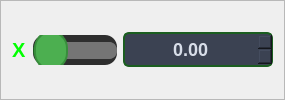
                    <widget class="QFrame" name="frame_X">
                     <property name="frameShape">
                      <enum>QFrame::StyledPanel</enum>
                     </property>
                     <property name="frameShadow">
                      <enum>QFrame::Raised</enum>
                     </property>
                     <layout class="QHBoxLayout" name="horizontalLayout_3">
                      <item>
                       <widget class="QLabel" name="label">
                        <property name="font">
                         <font>
                          <pointsize>15</pointsize>
                          <weight>75</weight>
                          <bold>true</bold>
                         </font>
                        </property>
                        <property name="styleSheet">
                         <string notr="true">QLabel#label {
    color: #00FF00; /* Mengubah warna teks menjadi putih */
}
</string>
                        </property>
                        <property name="text">
                         <string>X</string>
                        </property>
                       </widget>
                      </item>
                      <item>
                       <widget class="QSlider" name="horizontalSlider_X">
                        <property name="font">
                         <font>
                          <pointsize>15</pointsize>
                          <weight>50</weight>
                          <bold>false</bold>
                         </font>
                        </property>
                        <property name="autoFillBackground">
                         <bool>false</bool>
                        </property>
                        <property name="styleSheet">
                         <string notr="true">QSlider#horizontalSlider_X {
    background-color: #2E2E2E; /* Latar belakang slider */
    border-radius: 12px; /* Membuat sudut melengkung pada slider */
    height: 30px; /* Menambah tinggi keseluruhan slider untuk membuatnya lebih tebal */
}

QSlider#horizontalSlider_X::groove:horizontal {
    border: 1px solid #666; /* Border untuk jalur slider */
    background: #3A3A3A; /* Latar belakang jalur slider */
    height: 15px; /* Membuat jalur slider lebih tebal */
    border-radius: 8px; /* Sudut melengkung pada jalur */
}

QSlider#horizontalSlider_X::handle:horizontal {
    background: #4CAF50; /* Warna handle (knob) */
    border: 2px solid #388E3C; /* Border di sekitar handle */
    width: 30px; /* Lebar handle lebih besar */
    height: 30px; /* Tinggi handle lebih besar */
    border-radius: 17px; /* Sudut melengkung pada handle untuk membuatnya bulat */
    margin: -12px 0; /* Membuat handle lebih besar dari jalur */
}

QSlider#horizontalSlider_X::sub-page:horizontal {
    background: #1B5E20; /* Warna bagian yang sudah terisi */
    border-radius: 8px; /* Sudut melengkung */
}

QSlider#horizontalSlider_X::add-page:horizontal {
    background: #757575; /* Warna bagian yang belum terisi */
    border-radius: 8px; /* Sudut melengkung */
}</string>
                        </property>
                        <property name="orientation">
                         <enum>Qt::Horizontal</enum>
                        </property>
                        <property name="invertedAppearance">
                         <bool>false</bool>
                        </property>
                        <property name="invertedControls">
                         <bool>false</bool>
                        </property>
                       </widget>
                      </item>
                      <item>
                       <widget class="QDoubleSpinBox" name="doubleSpinBox_X">
                        <property name="sizePolicy">
                         <sizepolicy hsizetype="Fixed" vsizetype="Fixed">
                          <horstretch>0</horstretch>
                          <verstretch>0</verstretch>
                         </sizepolicy>
                        </property>
                        <property name="minimumSize">
                         <size>
                          <width>150</width>
                          <height>0</height>
                         </size>
                        </property>
                        <property name="font">
                         <font>
                          <pointsize>-1</pointsize>
                          <weight>75</weight>
                          <bold>true</bold>
                         </font>
                        </property>
                        <property name="styleSheet">
                         <string notr="true">QDoubleSpinBox {
    background-color: #3B4252; /* Warna latar belakang */
    color: #D8DEE9; /* Warna teks */
    border: 2px solid #1B5E20; /* Warna border */
    border-radius: 6px; /* Sudut melengkung */
    font-size: 18px; /* Ukuran font */
    font-weight: bold; /* Membuat teks bold */
    padding: 4px 8px; /* Padding dalam */
    selection-background-color: #81A1C1; /* Warna seleksi */
    selection-color: #2E3440; /* Warna teks saat diseleksi */
}

/* Efek hover */
QDoubleSpinBox:hover {
    border: 2px solid #81A1C1;
}

/* Efek saat aktif (focus) */
QDoubleSpinBox:focus {
    border: 2px solid #88C0D0;
    background-color: #434C5E;
}
</string>
                        </property>
                        <property name="wrapping">
                         <bool>false</bool>
                        </property>
                        <property name="alignment">
                         <set>Qt::AlignCenter</set>
                        </property>
                        <property name="showGroupSeparator" stdset="0">
                         <bool>false</bool>
                        </property>
                        <property name="minimum">
                         <double>0.000000000000000</double>
                        </property>
                       </widget>
                      </item>
                     </layout>
                    </widget>
